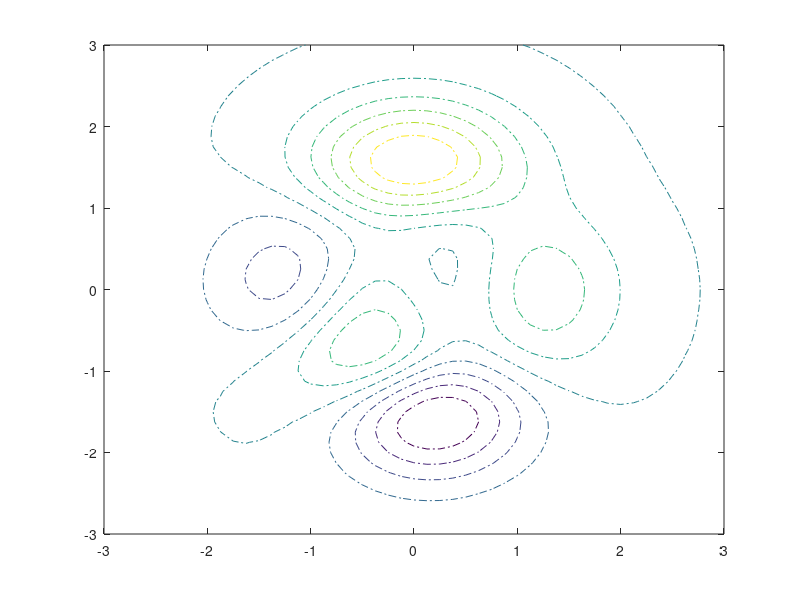

Write MATLAB code to recreate this figure.
%=============================================================================
% Copyright (c) 2016-present Allan CORNET (Nelson)
%=============================================================================
% This file is part of Nelson.
%=============================================================================
% LICENCE_BLOCK_BEGIN
% SPDX-License-Identifier: LGPL-3.0-or-later
% LICENCE_BLOCK_END
%=============================================================================
% <--WEIGHT 2-->
% <--ADV-CLI MODE-->
%=============================================================================
figure();
[X, Y, Z] = peaks;
contour(X, Y, Z, '-.')
%=============================================================================
